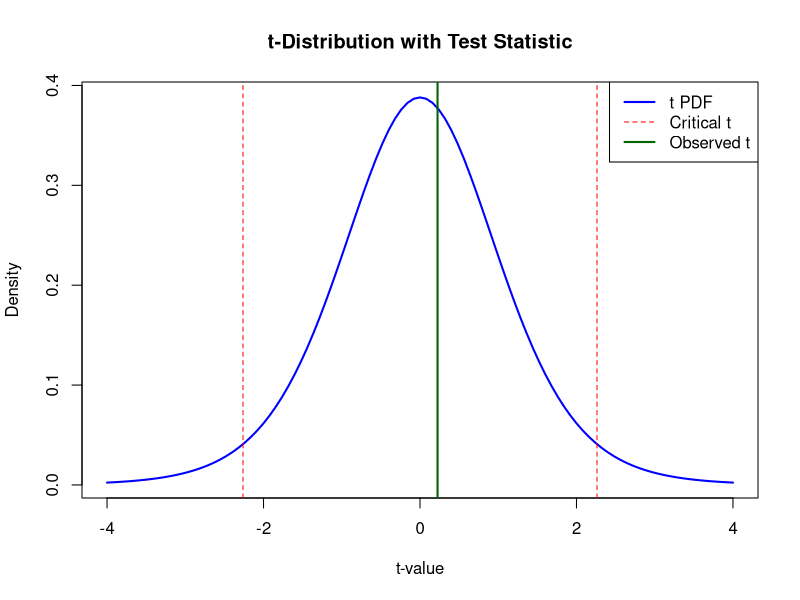

This figure's R source:
## ---- chunk 1
# Set up the sample data
light_bulb_hours <- c(980, 995, 1005, 1020, 990, 1010, 1002, 1008, 995, 1003)

# Known hypothesized mean (manufacturer's claim)
mu0 <- 1000

# Sample size, mean, and standard deviation
n <- length(light_bulb_hours)
xbar <- mean(light_bulb_hours)
s <- sd(light_bulb_hours)

# Compute t-statistic
t_stat <- (xbar - mu0) / (s / sqrt(n))
df <- n - 1

# Compute p-value for a two-tailed test
p_value <- 2 * (1 - pt(abs(t_stat), df))

# Compute 95% confidence interval for the mean
alpha <- 0.05
t_crit <- qt(1 - alpha/2, df)
margin_error <- t_crit * (s / sqrt(n))
ci_lower <- xbar - margin_error
ci_upper <- xbar + margin_error

# Display results
cat("Sample Mean:", round(xbar, 2), "\n")
cat("Sample SD:", round(s, 2), "\n")
cat("t-Statistic:", round(t_stat, 3), "\n")
cat("Degrees of Freedom:", df, "\n")
cat("p-value:", round(p_value, 4), "\n")
cat("95% Confidence Interval: [", round(ci_lower, 2), ",", round(ci_upper, 2), "]\n")

# Visualization of t-distribution and test statistic
curve(dt(x, df), from = -4, to = 4, col = "blue", lwd = 2,
      main = "t-Distribution with Test Statistic",
      ylab = "Density", xlab = "t-value")

# Add vertical lines for critical and observed t-values
abline(v = c(-t_crit, t_crit), col = "red", lty = 2)
abline(v = t_stat, col = "darkgreen", lwd = 2)
legend("topright", legend = c("t PDF", "Critical t", "Observed t"),
       col = c("blue", "red", "darkgreen"), lwd = c(2, 1, 2), lty = c(1, 2, 1))
